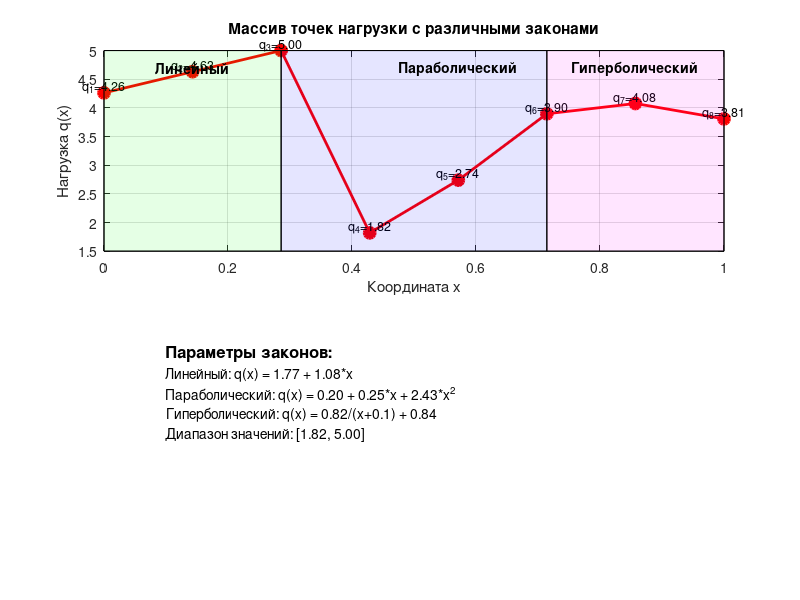

Source code (MATLAB):
% Параметры
L = 1; % Длина крыла
n_points = 8; % Количество точек
x_points = linspace(0, L, n_points);

% Создание массива q с различными законами изменения
q_points = zeros(1, n_points);

% 1. Линейный закон со случайными коэффициентами (первые 3 точки)
a_linear = rand() * 2; % случайный коэффициент от 0 до 2
b_linear = rand() * 3; % случайный коэффициент от 0 до 3
q_points(1:3) = a_linear + b_linear * x_points(1:3);

% 2. Параболический закон (следующие 3 точки)
a_parab = rand() * 1;
b_parab = rand() * 2;
c_parab = rand() * 3;
q_points(4:6) = a_parab + b_parab * x_points(4:6) + c_parab * x_points(4:6).^2;

% 3. Гиперболический закон (последние 2 точки)
% q(x) = A/(x + C) + B, чтобы избежать деления на 0
A_hyper = rand() * 2 + 0.5;
B_hyper = rand() * 1;
C_hyper = 0.1; % небольшое смещение
q_points(7:8) = A_hyper ./ (x_points(7:8) + C_hyper) + B_hyper;

% Нормализуем, чтобы значения были в разумном диапазоне
q_points = q_points / max(q_points) * 5; % масштабируем до максимума 5

% Визуализация
figure('Position', [100, 100, 800, 600]);

subplot(2,1,1);
plot(x_points, q_points, 'ro-', 'LineWidth', 2, 'MarkerSize', 8, 'MarkerFaceColor', 'r');
xlabel('Координата x');
ylabel('Нагрузка q(x)');
title('Массив точек нагрузки с различными законами');
grid on;

% Подписи точек
for i = 1:n_points
    text(x_points(i), q_points(i)+0.1, sprintf('q_%d=%.2f', i, q_points(i)), ...
         'HorizontalAlignment', 'center', 'FontSize', 9);
end

% Показываем зоны разных законов
hold on;
y_lim = ylim;
fill([0 x_points(3) x_points(3) 0], [y_lim(1) y_lim(1) y_lim(2) y_lim(2)], 'g', 'FaceAlpha', 0.1);
fill([x_points(3) x_points(6) x_points(6) x_points(3)], [y_lim(1) y_lim(1) y_lim(2) y_lim(2)], 'b', 'FaceAlpha', 0.1);
fill([x_points(6) L L x_points(6)], [y_lim(1) y_lim(1) y_lim(2) y_lim(2)], 'm', 'FaceAlpha', 0.1);

text(x_points(2), y_lim(2)-0.3, 'Линейный', 'HorizontalAlignment', 'center', 'FontWeight', 'bold');
text(x_points(5), y_lim(2)-0.3, 'Параболический', 'HorizontalAlignment', 'center', 'FontWeight', 'bold');
text(x_points(7), y_lim(2)-0.3, 'Гиперболический', 'HorizontalAlignment', 'center', 'FontWeight', 'bold');

% Информация о параметрах
subplot(2,1,2);
axis off;
text(0.1, 0.9, 'Параметры законов:', 'FontSize', 12, 'FontWeight', 'bold');
text(0.1, 0.8, sprintf('Линейный: q(x) = %.2f + %.2f*x', a_linear, b_linear), 'FontSize', 10);
text(0.1, 0.7, sprintf('Параболический: q(x) = %.2f + %.2f*x + %.2f*x^2', a_parab, b_parab, c_parab), 'FontSize', 10);
text(0.1, 0.6, sprintf('Гиперболический: q(x) = %.2f/(x+%.1f) + %.2f', A_hyper, C_hyper, B_hyper), 'FontSize', 10);
text(0.1, 0.5, sprintf('Диапазон значений: [%.2f, %.2f]', min(q_points), max(q_points)), 'FontSize', 10);

fprintf('Создан массив q_points с %d точками:\n', n_points);
for i = 1:n_points
    fprintf('q_points(%d) = %.4f\n', i, q_points(i));
end
